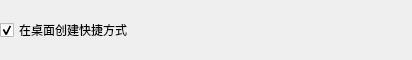
<?xml version="1.0" encoding="UTF-8"?>
<ui version="4.0">
 <class>DesktopOptionForm</class>
 <widget class="QWidget" name="DesktopOptionForm">
  <property name="geometry">
   <rect>
    <x>0</x>
    <y>0</y>
    <width>412</width>
    <height>60</height>
   </rect>
  </property>
  <layout class="QVBoxLayout" name="verticalLayout">
   <property name="margin">
    <number>0</number>
   </property>
   <item>
    <widget class="QCheckBox" name="CreateDesktopShortcutCheckBox">
     <property name="text">
      <string>在桌面创建快捷方式</string>
     </property>
     <property name="checked">
      <bool>true</bool>
     </property>
     <property name="tristate">
      <bool>false</bool>
     </property>
    </widget>
   </item>
  </layout>
 </widget>
 <resources/>
 <connections/>
</ui>
